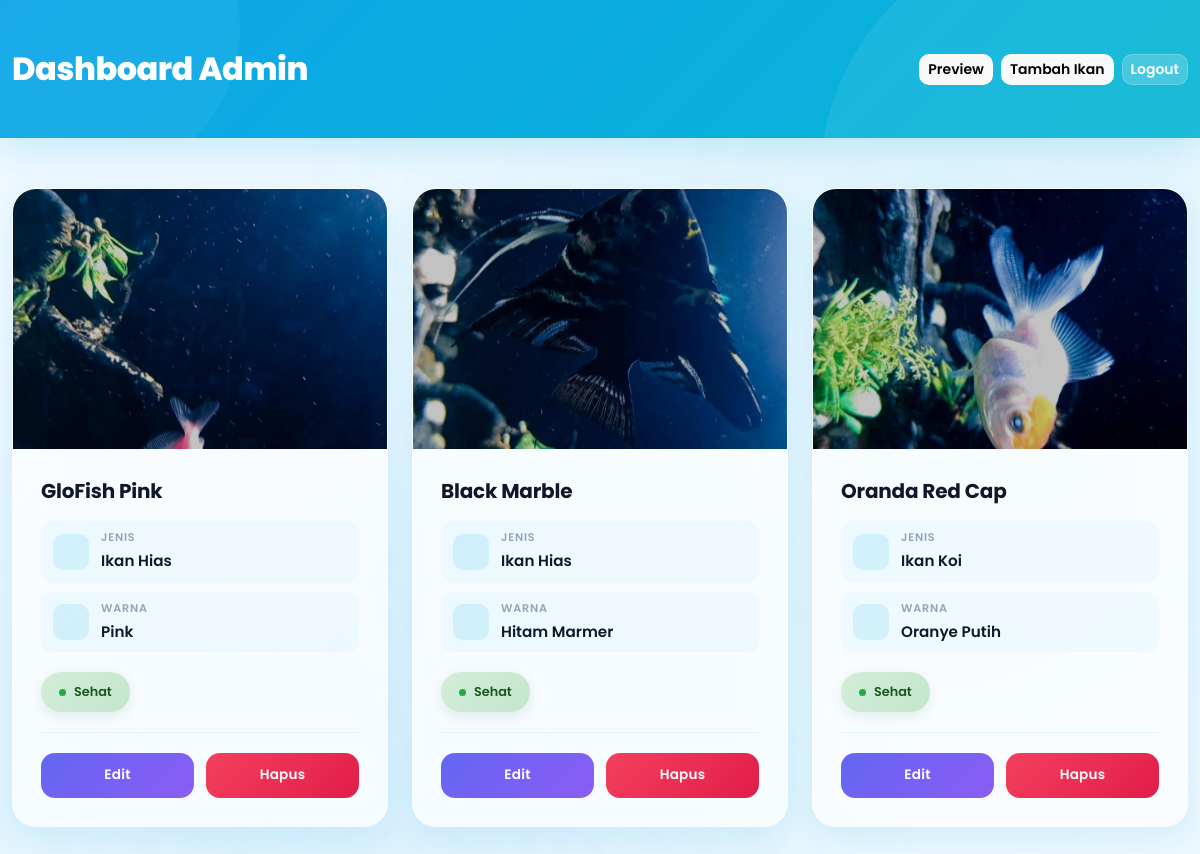
The app's page /AquaKu/assets/admin/dashboard.php (signed in) with its own data.
### tables this page shows
CREATE TABLE ikan (
    id INT PRIMARY KEY AUTO_INCREMENT,
    foto VARCHAR(255) NOT NULL,
    nama_ikan VARCHAR(100) NOT NULL,
    jenis VARCHAR(100) NOT NULL,
    warna VARCHAR(100) NOT NULL,
    kondisi VARCHAR(100) NOT NULL
);

### AquaKu/assets/admin/dashboard.php (the view, shortened to what this page needs)
<?php
include __DIR__ . "/koneksi.php";
?>
<!DOCTYPE html>
<html lang="id">
<head>
    <link href="https://cdn.jsdelivr.net/npm/bootstrap@5.3.7/dist/css/bootstrap.min.css" rel="stylesheet">
    <link rel="stylesheet" href="../style.css">
</head>
<body>
<div class="admin-header">
    <div class="container">
        <div class="d-flex justify-content-between align-items-center flex-wrap gap-2">
            <h2>Dashboard Admin</h2>
            <div class="d-flex gap-2 flex-wrap">
                <a href="../idex.php" class="btn btn-light btn-sm" style="border-radius: 10px; font-weight: 600;">
                    Preview
                </a>
                <a href="tambah.php" class="btn btn-light btn-sm" style="border-radius: 10px; font-weight: 600;">
                    Tambah Ikan
                </a>
                <a href="logout.php" class="btn btn-sm" style="background: rgba(255,255,255,0.2); color: white; border-radius: 10px; font-weight: 600; border: 1px solid rgba(255,255,255,0.2);">
                    Logout
                </a>
            </div>
        </div>
    </div>
</div>
<div class="container my-5">
    <div class="row g-4">
        <?php
        $stmt = mysqli_prepare($koneksi, "SELECT id, foto, nama_ikan, jenis, warna, kondisi FROM ikan");
        mysqli_stmt_execute($stmt);
        $data = mysqli_stmt_get_result($stmt);
        while($d = mysqli_fetch_array($data)){
            $kondisi_class = '';
            switch(strtolower($d['kondisi'])) {
                case 'sehat':
                    $kondisi_class = 'background: linear-gradient(135deg, #d4edda, #c3e6cb); color: #155724;';
                    break;
            }
        ?>
        <div class="col-md-4 col-sm-6 fade-in">
            <div class="product-card h-100">
                <div class="img-wrapper">
                    <img src="../images/<?= htmlspecialchars($d['foto'], ENT_QUOTES, 'UTF-8'); ?>"
                         class="card-img-top"
                         alt="<?= htmlspecialchars($d['nama_ikan'], ENT_QUOTES, 'UTF-8'); ?>"
                         loading="lazy">
                </div>
                <div class="card-body">
                    <h5 class="product-title">
                        <?= htmlspecialchars($d['nama_ikan'], ENT_QUOTES, 'UTF-8'); ?>
                    </h5>
                    <div class="fish-info">
                        <div class="fish-info-item">
                            <div class="info-icon"></div>
                            <div>
                                <span class="info-label">Jenis</span>
                                <span class="info-value"><?= htmlspecialchars($d['jenis'], ENT_QUOTES, 'UTF-8'); ?></span>
                            </div>
                        </div>
                        <div class="fish-info-item">
                            <div class="info-icon"></div>
                            <div>
                                <span class="info-label">Warna</span>
                                <span class="info-value"><?= htmlspecialchars($d['warna'], ENT_QUOTES, 'UTF-8'); ?></span>
                            </div>
                        </div>
                    </div>
                    <span class="badge-status" style="<?= $kondisi_class; ?>">
                        <?= htmlspecialchars($d['kondisi'], ENT_QUOTES, 'UTF-8'); ?>
                    </span>
                    <div class="card-actions">
                        <a href="edit.php?id=<?= (int)$d['id']; ?>" class="btn btn-edit">
                            Edit
                        </a>
                        <a href="hapus.php?id=<?= (int)$d['id']; ?>" class="btn btn-delete" onclick="return confirm('Yakin ingin menghapus data ini?')">
                            Hapus
                        </a>
                    </div>
                </div>
            </div>
        </div>
        <?php } ?>
    </div>
</div>
</body>
</html>

### records on screen
ikan: foto (picture), nama_ikan "GloFish Pink", jenis "Ikan Hias", warna "Pink", kondisi "Sehat"
ikan: foto (picture), nama_ikan "Black Marble", jenis "Ikan Hias", warna "Hitam Marmer", kondisi "Sehat"
ikan: foto (picture), nama_ikan "Oranda Red Cap", jenis "Ikan Koi", warna "Oranye Putih", kondisi "Sehat"
